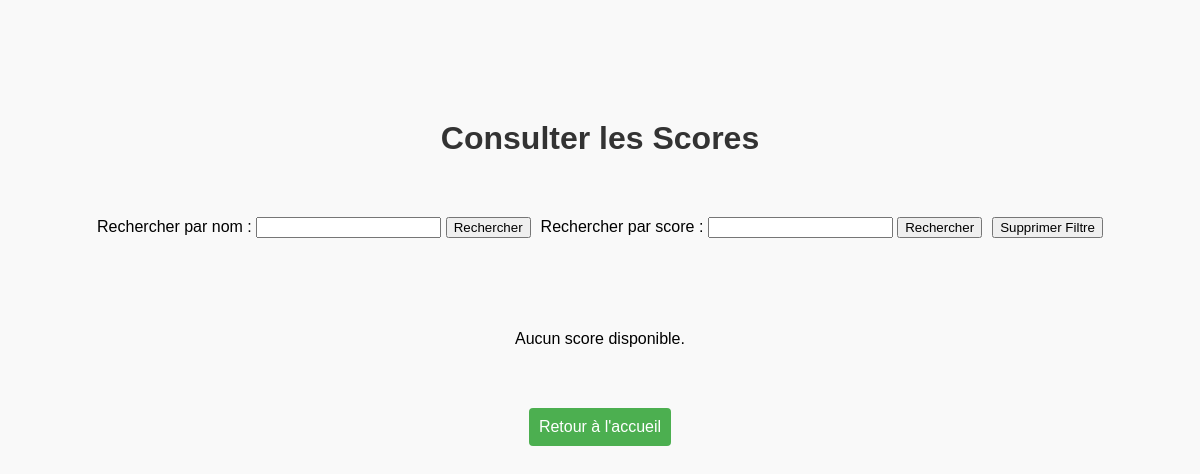
The page /consulter_scores.php on the database as committed earlier.
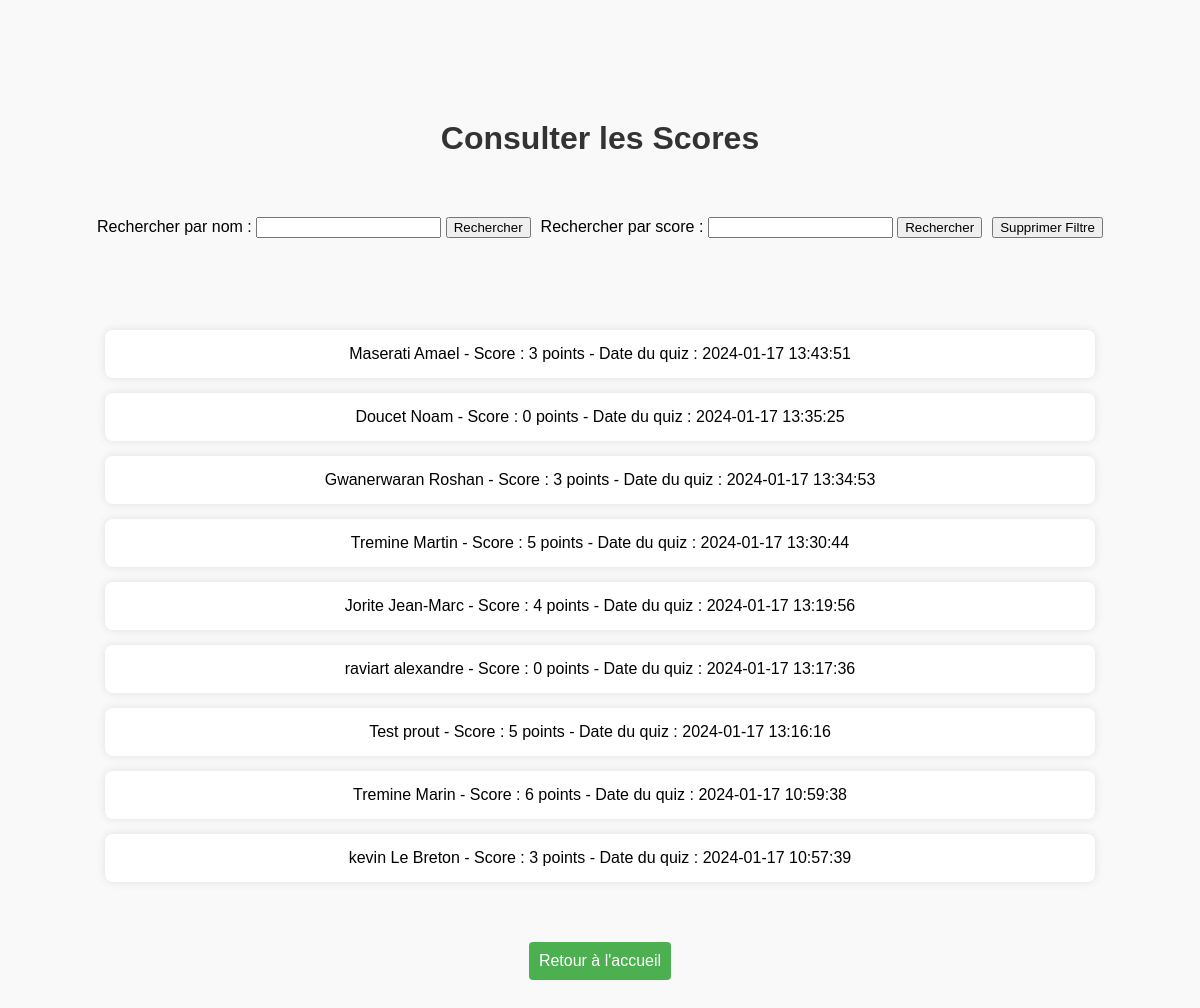
The same page on the database as committed later.
### tables this page shows
CREATE TABLE scores (
        id INTEGER PRIMARY KEY,
        participant_id INTEGER,
        score INTEGER,
        time INTEGER,
        FOREIGN KEY (participant_id) REFERENCES participants(idP));

### consulter_scores.php (the view, shortened to what this page needs)
<!DOCTYPE html>
<html lang="fr">
<head>
    <link rel="stylesheet" type="text/css" href="css/scores.css">
</head>
<body>
    <h1>Consulter les Scores</h1>
    <section>
        <div class="search-form">
            <form method="get">
                <label for="searchByName">Rechercher par nom :</label>
                <input type="text" id="searchByName" name="searchByName">
                <button type="submit" name="submitNameSearch">Rechercher</button>
            </form>
            <form method="get" >
                <label for="searchByScore">Rechercher par score :</label>
                <input type="number" id="searchByScore" name="searchByScore" min="0">
                <button type="submit" name="submitScoreSearch">Rechercher</button>
            </form>
            <button id="clearFilterButton" onclick="clearFilters()">Supprimer Filtre</button>
        </div>
    </section>
    <?php
    require 'database.php';
    try {
        $query = "SELECT scores.*, participants.nom, participants.prenom
            FROM scores
            INNER JOIN participants ON scores.participant_id = participants.idP";
        $query .= " ORDER BY scores.id DESC";
        $stmt = $file_db->prepare($query);
        $result = $stmt->execute();
        if (!$result) {
            echo "Erreur SQL : " . print_r($file_db->errorInfo(), true);
        } else {
            $scores = $stmt->fetchAll(PDO::FETCH_ASSOC);
            if ($scores) {
                echo '<ul>';
                foreach ($scores as $score) {
                    echo '<li>'. $score['nom'] .' ' . $score['prenom'] .' - Score : ' . $score['score'] . ' points - Date du quiz : ' . date('Y-m-d H:i:s', $score['time']) . '</li>';
                }
                echo '</ul>';
            } else {
                echo '<p>Aucun score disponible.</p>';
            }
        }
    } catch (PDOException $ex) {
        echo $ex->getMessage();
    }
    ?>
    <div>
        <button class="button" onclick="window.location.href='index.php'">Retour à l'accueil</button>
    </div>
</body>
</html>

Rows that differ between the two databases and show on the page:
now on this page (row edited): scores: nom "Maserati", prenom "Amael", score "3", time "2024-01-17 13:43:51"
now on this page (row edited): scores: nom "Doucet", prenom "Noam", score "0", time "2024-01-17 13:35:25"
now on this page (row edited): scores: nom "Gwanerwaran", prenom "Roshan", score "3", time "2024-01-17 13:34:53"
now on this page (row edited): scores: nom "Tremine", prenom "Martin", score "5", time "2024-01-17 13:30:44"
now on this page (row edited): scores: nom "Jorite", prenom "Jean-Marc", score "4", time "2024-01-17 13:19:56"
now on this page (row edited): scores: nom "raviart", prenom "alexandre", score "0", time "2024-01-17 13:17:36"
now on this page (row edited): scores: nom "Test", prenom "prout", score "5", time "2024-01-17 13:16:16"
now on this page (row edited): scores: nom "Tremine", prenom "Marin", score "6", time "2024-01-17 10:59:38"
now on this page (row edited): scores: nom "kevin", prenom "Le Breton", score "3", time "2024-01-17 10:57:39"
Other text that changed with them:
text no longer shown: "Aucun score disponible."
